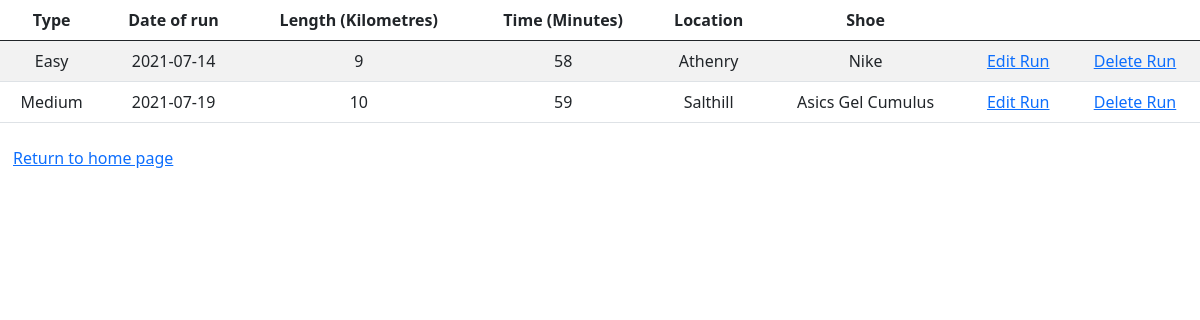
/runs/data, run on the app's committed database.
### Model/Run.py (models this page shows, shortened)
class Run(db.Model):
    __tablename__ = 'runs'
    id = db.Column('run_id', db.Integer, primary_key = True)
    length = db.Column(db.String(50))
    location = db.Column(db.Integer, ForeignKey('runlocation.runlocation_id'))
    time = db.Column(db.String(10))
    shoe = db.Column(db.Integer, ForeignKey('shoes.shoe_id'))
    date = db.Column(db.String(10))
    typeofrun = db.Column(db.Integer, ForeignKey('runtype.runtype_id'))
    related_type_of_run = relationship('Runtype', backref='Run',lazy="joined")
    related_location_of_run = relationship('Runlocation', backref='Run',lazy="joined")
    related_shoe_of_run = relationship('Shoe', backref='Run',lazy="joined")

### Model/Runtype.py (models this page shows, shortened)
class Runtype(db.Model):
    __tablename__ = 'runtype'
    id = db.Column('runtype_id', db.Integer, primary_key = True)
    description = db.Column(db.String(100))

### Model/Runlocation.py (models this page shows, shortened)
class Runlocation(db.Model):
    __tablename__ = 'runlocation'
    id = db.Column('runlocation_id', db.Integer, primary_key = True)
    description = db.Column(db.String(100))

### Model/Shoe.py (models this page shows, shortened)
class Shoe(db.Model):
    __tablename__ = 'shoes'
    id = db.Column('shoe_id', db.Integer, primary_key = True)
    description = db.Column(db.String(100))

### Controllers/RunController.py (the view)
@data_run.route('/runs/data')
def run_data():
    runs = Run.query.all()
    return render_template('run_data.html',data = runs)

### Templates/run_data.html (shortened to what this page needs)
<!DOCTYPE html>
<html>
<head>
    <link href="https://cdn.jsdelivr.net/npm/bootstrap@5.0.2/dist/css/bootstrap.min.css" rel="stylesheet"></head>
<body>
    <table class="table table-striped">
    <thead>
        <tr>
            <th class="text-center">Type</th>
            <th class="text-center">Date of run</th>
            <th class="text-center">Length (Kilometres)</th>
            <th class="text-center">Time (Minutes)</th>
            <th class="text-center">Location </th>
            <th class="text-center">Shoe </th>
            <th class="text-center"></th>
            <th class="text-center"></th>
        </tr>
    </thead>
    <tbody>
            {% for row in data| batch(1) %}
                {% include "run_row.html" %}
            {% endfor %}
    </tbody>
    </table>
<div class="btn">
    <a href = "{{ url_for('options_run.run_options') }}"> Return to home page
       </a>
    </div>
</body>
</html>

### Templates/run_row.html
<tr>
    <td class="text-center">{{ row[0].related_type_of_run.description}}</td>
    <td class="text-center">{{ row[0].date }}</td>
    <td class="text-center">{{ row[0].length }}</td>
    <td class="text-center">{{ row[0].time }}</td>
    <td class="text-center">{{ row[0].related_location_of_run.description}}</td>
    <td class="text-center">{{ row[0].related_shoe_of_run.description}}</td>
    <td class="text-center"><a href="{{url_for('update_run.run_update', id = row[0].id )}}">
            Edit Run
        </a></td>
    <td class="text-center"><a href="{{url_for('delete_run.run_delete', id = row[0].id )}}">
            Delete Run
        </a></td>
</tr>

### data on the page
Run: description "Easy", date "2021-07-14", length "9", time "58", description "Athenry", description "Nike"
Run: description "Medium", date "2021-07-19", length "10", time "59", description "Salthill", description "Asics Gel Cumulus"
